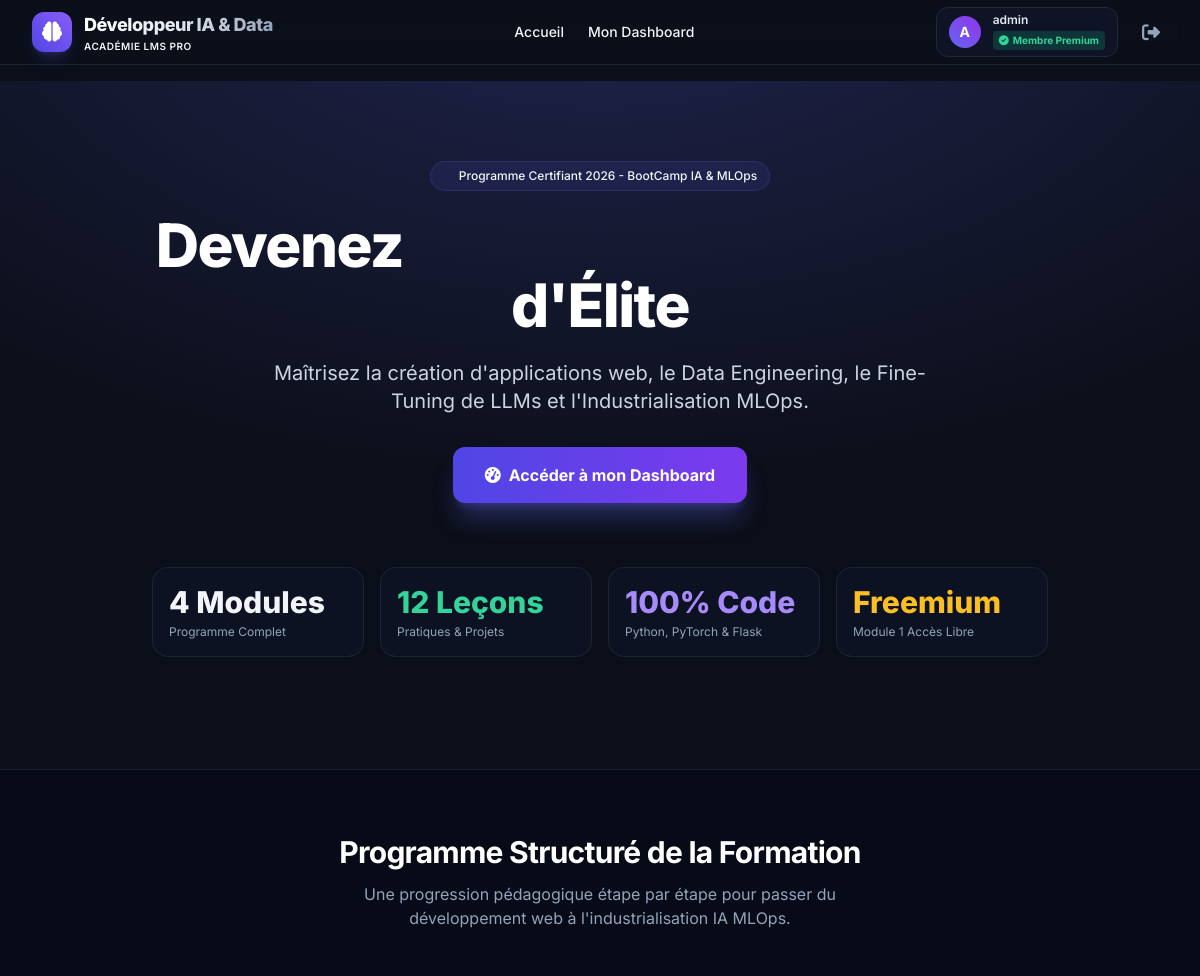
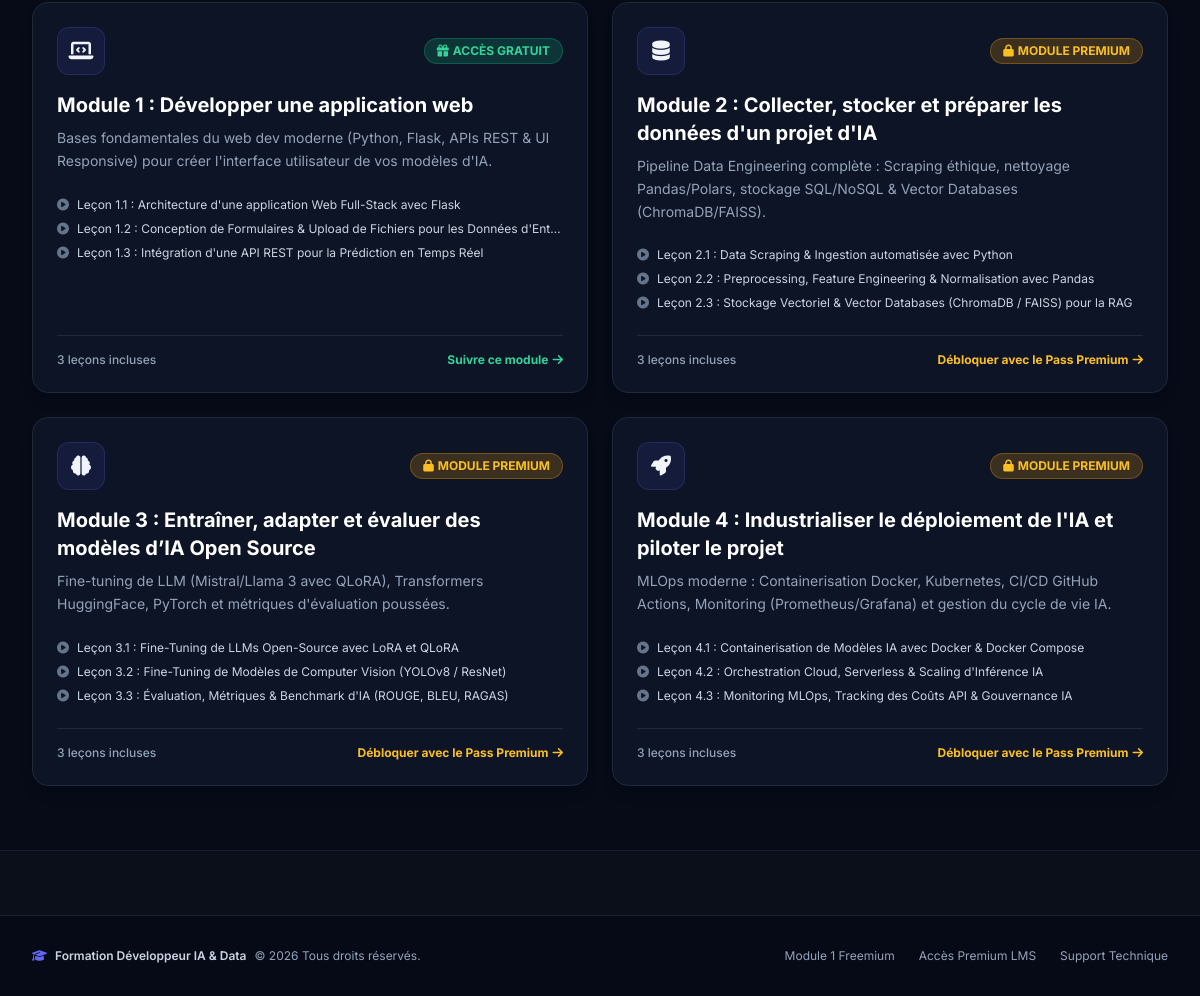
The page / (signed in) on the database its author committed (2 pictures, top to bottom).
### models.py (models this page shows, shortened)
class User(UserMixin, db.Model):
    __tablename__ = 'users'
    id = db.Column(db.Integer, primary_key=True)
    username = db.Column(db.String(80), unique=True, nullable=False)
    email = db.Column(db.String(120), unique=True, nullable=False)
    password_hash = db.Column(db.String(256), nullable=False)
    role = db.Column(db.String(20), default='student', nullable=False)  # 'student' or 'admin'
    has_premium_access = db.Column(db.Boolean, default=False, nullable=False)
    created_at = db.Column(db.DateTime, default=datetime.utcnow)
    progress_records = db.relationship('UserProgress', backref='user', lazy=True, cascade="all, delete-orphan")

class Module(db.Model):
    __tablename__ = 'modules'
    id = db.Column(db.Integer, primary_key=True)
    title = db.Column(db.String(150), nullable=False)
    description = db.Column(db.Text, nullable=False)
    order = db.Column(db.Integer, nullable=False, default=1)
    is_free = db.Column(db.Boolean, default=False, nullable=False)  # True for Module 1, False for 2, 3, 4
    icon = db.Column(db.String(50), default="fa-book")
    created_at = db.Column(db.DateTime, default=datetime.utcnow)
    lessons = db.relationship('Lesson', backref='module', lazy=True, order_by="Lesson.order", cascade="all, delete-orphan")

class Lesson(db.Model):
    __tablename__ = 'lessons'
    id = db.Column(db.Integer, primary_key=True)
    module_id = db.Column(db.Integer, db.ForeignKey('modules.id'), nullable=False)
    title = db.Column(db.String(150), nullable=False)
    summary = db.Column(db.Text, nullable=True)
    content_html = db.Column(db.Text, nullable=False)
    video_url = db.Column(db.String(255), nullable=False)
    pdf_filename = db.Column(db.String(255), nullable=True)
    order = db.Column(db.Integer, nullable=False, default=1)
    duration_minutes = db.Column(db.Integer, default=15)
    created_at = db.Column(db.DateTime, default=datetime.utcnow)
    progress_records = db.relationship('UserProgress', backref='lesson', lazy=True, cascade="all, delete-orphan")

### routes.py (the view)
    @app.route('/')
    def index():
        modules = Module.query.order_by(Module.order).all()
        return render_template('index.html', modules=modules)

### app.py (called while the page is built)
def create_app():
    app = Flask(__name__)
    app.config['SECRET_KEY'] = 'dev-secret-key-formation-ia-data-2026-super-secure'
    app.config['SQLALCHEMY_DATABASE_URI'] = 'sqlite:///' + os.path.join(app.root_path, 'lms.db')
    app.config['SQLALCHEMY_TRACK_MODIFICATIONS'] = False
    db.init_app(app)
    login_manager = LoginManager()
    login_manager.login_view = 'login'
    login_manager.login_message = "Veuillez vous connecter pour accéder à cette page."
    login_manager.login_message_category = "warning"
    login_manager.init_app(app)
    @login_manager.user_loader
    def load_user(user_id):
        return User.query.get(int(user_id))
    register_routes(app)
    with app.app_context():
        db.create_all()
        seed_database()
    return app

### templates/index.html (shortened to what this page needs)
{% extends 'base.html' %}
{% block content %}
<section class="relative overflow-hidden pt-12 pb-20 md:pt-20 md:pb-28">
    <div class="absolute inset-0 bg-[radial-gradient(ellipse_80%_80%_at_50%_-20%,rgba(99,102,241,0.25),rgba(255,255,255,0))] pointer-events-none"></div>
    <div class="max-w-7xl mx-auto px-4 sm:px-6 lg:px-8 relative z-10 text-center">
        <div class="inline-flex items-center space-x-2 px-3 py-1.5 rounded-full bg-brand-500/10 border border-brand-500/20 text-brand-300 text-xs font-medium mb-6">
            <span class="flex h-2 w-2 rounded-full bg-brand-400 animate-pulse"></span>
            <span>Programme Certifiant 2026 - BootCamp IA & MLOps</span>
        </div>
        <h1 class="text-4xl sm:text-6xl font-extrabold tracking-tight text-white max-w-4xl mx-auto leading-tight">
            Devenez <span class="bg-gradient-to-r from-brand-400 via-violet-400 to-indigo-300 bg-clip-text text-transparent">Développeur IA & Data</span> d'Élite
        </h1>
        <p class="mt-6 text-lg sm:text-xl text-slate-300 max-w-2xl mx-auto font-normal leading-relaxed">
            Maîtrisez la création d'applications web, le Data Engineering, le Fine-Tuning de LLMs et l'Industrialisation MLOps.
        </p>
        <div class="mt-8 flex flex-col sm:flex-row items-center justify-center gap-4">
            {% if current_user.is_authenticated %}
                <a href="{{ url_for('dashboard') }}" class="w-full sm:w-auto px-8 py-4 rounded-xl bg-gradient-to-r from-brand-600 to-violet-600 hover:from-brand-500 hover:to-violet-500 text-white font-bold text-base shadow-xl shadow-brand-500/30 transition-all flex items-center justify-center space-x-2">
                    <i class="fa-solid fa-gauge-high"></i>
                    <span>Accéder à mon Dashboard</span>
                </a>
            {% endif %}
        </div>
        <div class="mt-16 grid grid-cols-2 md:grid-cols-4 gap-4 max-w-4xl mx-auto text-left">
            <div class="p-4 rounded-2xl bg-slate-900/50 border border-slate-800/80 backdrop-blur-sm">
                <div class="text-3xl font-extrabold text-brand-400">4 Modules</div>
                <div class="text-xs text-slate-400 mt-1">Programme Complet</div>
            </div>
            <div class="p-4 rounded-2xl bg-slate-900/50 border border-slate-800/80 backdrop-blur-sm">
                <div class="text-3xl font-extrabold text-emerald-400">12 Leçons</div>
                <div class="text-xs text-slate-400 mt-1">Pratiques & Projets</div>
            </div>
            <div class="p-4 rounded-2xl bg-slate-900/50 border border-slate-800/80 backdrop-blur-sm">
                <div class="text-3xl font-extrabold text-violet-400">100% Code</div>
                <div class="text-xs text-slate-400 mt-1">Python, PyTorch & Flask</div>
            </div>
            <div class="p-4 rounded-2xl bg-slate-900/50 border border-slate-800/80 backdrop-blur-sm">
                <div class="text-3xl font-extrabold text-amber-400">Freemium</div>
                <div class="text-xs text-slate-400 mt-1">Module 1 Accès Libre</div>
            </div>
        </div>
    </div>
</section>
<section class="py-16 bg-slate-950/40 border-t border-b border-slate-800/60">
    <div class="max-w-7xl mx-auto px-4 sm:px-6 lg:px-8">
        <div class="text-center mb-12">
            <h2 class="text-3xl font-bold text-white tracking-tight">Programme Structuré de la Formation</h2>
            <p class="mt-3 text-slate-400 text-base max-w-xl mx-auto">Une progression pédagogique étape par étape pour passer du développement web à l'industrialisation IA MLOps.</p>
        </div>
        <div class="grid md:grid-cols-2 gap-6">
            {% for m in modules %}
                <div class="relative rounded-2xl p-6 bg-slate-900/80 border border-slate-800 hover:border-slate-700 transition-all flex flex-col justify-between group shadow-lg">
                    <div>
                        <div class="flex items-center justify-between mb-4">
                            <div class="w-12 h-12 rounded-xl bg-brand-500/10 text-brand-400 border border-brand-500/20 flex items-center justify-center text-xl group-hover:scale-110 transition-transform">
                                <i class="fa-solid {{ m.icon }}"></i>
                            </div>
                            {% if m.is_free %}
                                <span class="px-3 py-1 rounded-full text-xs font-bold bg-emerald-500/20 text-emerald-400 border border-emerald-500/30 flex items-center space-x-1">
                                    <i class="fa-solid fa-gift"></i>
                                    <span>ACCÈS GRATUIT</span>
                                </span>
                            {% else %}
                                <span class="px-3 py-1 rounded-full text-xs font-bold bg-amber-500/20 text-amber-400 border border-amber-500/30 flex items-center space-x-1">
                                    <i class="fa-solid fa-lock"></i>
                                    <span>MODULE PREMIUM</span>
                                </span>
                            {% endif %}
                        </div>
                        <h3 class="text-xl font-bold text-white mb-2">{{ m.title }}</h3>
                        <p class="text-slate-400 text-sm leading-relaxed mb-6">{{ m.description }}</p>
                        <div class="space-y-2 mb-6">
                            {% for l in m.lessons %}
                                <div class="flex items-center text-xs text-slate-300 space-x-2">
                                    <i class="fa-solid fa-play-circle text-slate-500"></i>
                                    <span class="truncate">{{ l.title }}</span>
                                </div>
                            {% endfor %}
                        </div>
                    </div>
                    <div class="pt-4 border-t border-slate-800 flex items-center justify-between">
                        <span class="text-xs text-slate-400 font-medium">{{ m.lessons|length }} leçons incluses</span>
                        {% if m.is_free %}
                            <a href="{{ url_for('register') }}" class="text-xs font-bold text-emerald-400 hover:text-emerald-300 flex items-center space-x-1">
                                <span>Suivre ce module</span>
                                <i class="fa-solid fa-arrow-right"></i>
                            </a>
                        {% else %}
                            <a href="{{ url_for('paywall') }}" class="text-xs font-bold text-amber-400 hover:text-amber-300 flex items-center space-x-1">
                                <span>Débloquer avec le Pass Premium</span>
                                <i class="fa-solid fa-arrow-right"></i>
                            </a>
                        {% endif %}
                    </div>
                </div>
            {% endfor %}
        </div>
    </div>
</section>
{% endblock %}

### templates/base.html (shortened to what this page needs)
<!DOCTYPE html>
<html lang="fr" class="dark">
<head>
    <script src="https://cdn.tailwindcss.com"></script>
    <link rel="stylesheet" href="https://cdnjs.cloudflare.com/ajax/libs/font-awesome/6.4.0/css/all.min.css">
    <link rel="stylesheet" href="{{ url_for('static', filename='css/style.css') }}">
</head>
<body class="bg-darkbg text-slate-100 font-sans min-h-screen flex flex-col selection:bg-brand-500 selection:text-white">
    <header class="sticky top-0 z-50 backdrop-blur-md bg-darkbg/80 border-b border-slate-800/80 transition-all">
        <div class="max-w-7xl mx-auto px-4 sm:px-6 lg:px-8 h-16 flex items-center justify-between">
            <a href="{{ url_for('index') }}" class="flex items-center space-x-3 group">
                <div class="w-10 h-10 rounded-xl bg-gradient-to-tr from-brand-600 to-violet-500 flex items-center justify-center shadow-lg shadow-brand-500/20 group-hover:scale-105 transition-transform">
                    <i class="fa-solid me-0 fa-brain text-white text-xl"></i>
                </div>
                <div>
                    <span class="font-extrabold text-lg tracking-tight bg-gradient-to-r from-white via-slate-200 to-slate-400 bg-clip-text text-transparent">Développeur IA & Data</span>
                    <span class="block text-[10px] uppercase tracking-wider text-brand-400 font-semibold">Académie LMS Pro</span>
                </div>
            </a>
            <nav class="hidden md:flex items-center space-x-6 text-sm font-medium">
                <a href="{{ url_for('index') }}" class="hover:text-brand-400 transition-colors">Accueil</a>
                {% if current_user.is_authenticated %}
                    <a href="{{ url_for('dashboard') }}" class="hover:text-brand-400 transition-colors">Mon Dashboard</a>
                {% endif %}
            </nav>
            <div class="flex items-center space-x-4">
                {% if current_user.is_authenticated %}
                    <div class="flex items-center space-x-3 bg-slate-900/80 px-3 py-1.5 rounded-xl border border-slate-800">
                        <div class="w-8 h-8 rounded-full bg-gradient-to-tr from-brand-500 to-purple-600 flex items-center justify-center text-white font-bold text-sm uppercase">
                            {{ current_user.username[0] }}
                        </div>
                        <div class="hidden sm:block text-left">
                            <div class="text-xs font-semibold text-slate-200 leading-none">{{ current_user.username }}</div>
                            {% if current_user.has_premium_access %}
                                <span class="inline-flex items-center px-1.5 py-0.5 rounded text-[10px] font-bold bg-emerald-500/20 text-emerald-400 mt-1">
                                    <i class="fa-solid fa-check-circle me-1"></i> Membre Premium
                                </span>
                            {% else %}
                                <span class="inline-flex items-center px-1.5 py-0.5 rounded text-[10px] font-bold bg-slate-800 text-slate-400 mt-1">
                                    Compte Gratuit
                                </span>
                            {% endif %}
                        </div>
                    </div>
                    <a href="{{ url_for('logout') }}" title="Déconnexion" class="p-2 text-slate-400 hover:text-rose-400 hover:bg-slate-800/60 rounded-lg transition-colors">
                        <i class="fa-solid fa-right-from-bracket text-lg"></i>
                    </a>
                {% endif %}
            </div>
        </div>
    </header>
    <main class="flex-grow">
        {% block content %}{% endblock %}
    </main>
    <footer class="border-t border-slate-800/80 bg-slate-950/50 mt-16 py-8">
        <div class="max-w-7xl mx-auto px-4 sm:px-6 lg:px-8 flex flex-col md:flex-row items-center justify-between gap-4 text-xs text-slate-400">
            <div class="flex items-center space-x-2">
                <i class="fa-solid fa-graduation-cap text-brand-500"></i>
                <span class="font-semibold text-slate-300">Formation Développeur IA & Data</span>
                <span>© 2026 Tous droits réservés.</span>
            </div>
            <div class="flex space-x-6">
                <span class="hover:text-slate-200 transition-colors cursor-pointer">Module 1 Freemium</span>
                <span class="hover:text-slate-200 transition-colors cursor-pointer">Accès Premium LMS</span>
                <span class="hover:text-slate-200 transition-colors cursor-pointer">Support Technique</span>
            </div>
        </div>
    </footer>
</body>
</html>

### rows shown on the page
User: username "A", username "admin"
Module: is_free True (drawn), title "Module 1 : Développer une application web", description "Bases fondamentales du web dev moderne (Python, Flask, APIs REST & UI Responsive) pour créer l'interface utilisateur de vos modèles d'IA.", lessons|length "3"
Lesson: title "Leçon 1.1 : Architecture d'une application Web Full-Stack avec Flask"
Lesson: title "Leçon 1.2 : Conception de Formulaires & Upload de Fichiers pour les Données d'Ent…"
Lesson: title "Leçon 1.3 : Intégration d'une API REST pour la Prédiction en Temps Réel"
Module: is_free False (drawn), title "Module 2 : Collecter, stocker et préparer les données d'un projet d'IA", description "Pipeline Data Engineering complète : Scraping éthique, nettoyage Pandas/Polars, stockage SQL/NoSQL & Vector Databases (ChromaDB/FAISS).", lessons|length "3"
Lesson: title "Leçon 2.1 : Data Scraping & Ingestion automatisée avec Python"
Lesson: title "Leçon 2.2 : Preprocessing, Feature Engineering & Normalisation avec Pandas"
Lesson: title "Leçon 2.3 : Stockage Vectoriel & Vector Databases (ChromaDB / FAISS) pour la RAG"
Module: is_free False (drawn), title "Module 3 : Entraîner, adapter et évaluer des modèles d’IA Open Source", description "Fine-tuning de LLM (Mistral/Llama 3 avec QLoRA), Transformers HuggingFace, PyTorch et métriques d'évaluation poussées.", lessons|length "3"
Lesson: title "Leçon 3.1 : Fine-Tuning de LLMs Open-Source avec LoRA et QLoRA"
Lesson: title "Leçon 3.2 : Fine-Tuning de Modèles de Computer Vision (YOLOv8 / ResNet)"
Lesson: title "Leçon 3.3 : Évaluation, Métriques & Benchmark d'IA (ROUGE, BLEU, RAGAS)"
Module: is_free False (drawn), title "Module 4 : Industrialiser le déploiement de l'IA et piloter le projet", description "MLOps moderne : Containerisation Docker, Kubernetes, CI/CD GitHub Actions, Monitoring (Prometheus/Grafana) et gestion du cycle de vie IA.", lessons|length "3"
Lesson: title "Leçon 4.1 : Containerisation de Modèles IA avec Docker & Docker Compose"
Lesson: title "Leçon 4.2 : Orchestration Cloud, Serverless & Scaling d'Inférence IA"
Lesson: title "Leçon 4.3 : Monitoring MLOps, Tracking des Coûts API & Gouvernance IA"
